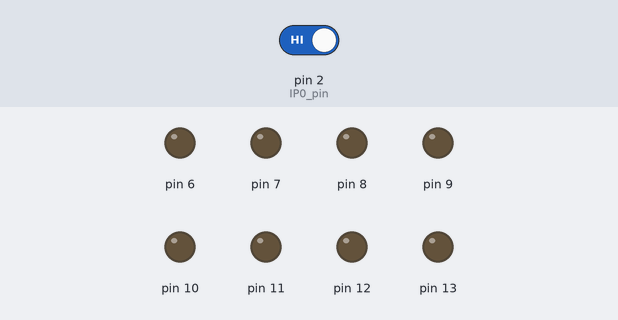
The sketch below on a simulated Arduino Uno, built with avr-gcc and run on an emulated ATmega328P. Parts: output pins drawn as LEDs (lit = HIGH). The inputs (shaded band) are chosen by the test bench; at power-on: pin 2 (IP0_pin) HIGH.

Above: at 1.2 s.
1.3 s: pin 2 (IP0_pin) driven LOW
At 1.35 s:
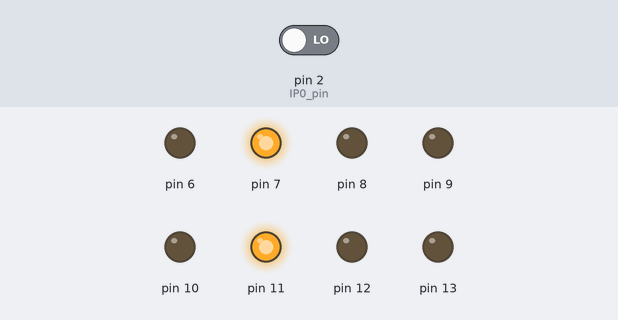
Timing chart, 0 to 4.3 s (numbered marks = the images above; inputs shaded):
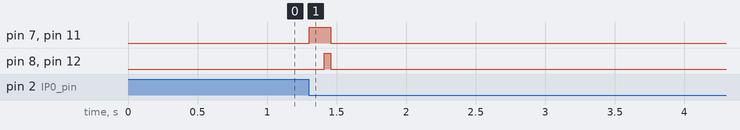

Measured:
- after the input at 1.3 s, pin 7, pin 11: LOW → HIGH at once, → LOW 0.15 s later; pin 8, pin 12: LOW → HIGH after 0.11 s, → LOW 0.05 s later

The sketch:

Aztec_Bird3.ino
```cpp
#define _BV(bit) (1 << (bit))
#define SINE_LENGTH 365
#define SUB_STEP_LENGTH 2
//365
int sine[SINE_LENGTH+1] = {0,0,0,0,0,0,0,0,0,0,0,0,0,0,0,0,0,0,0,0,0,0,0,0,0,0,0,0,0,0,0,0,0,0,0,0,0,0,0,0,0,0,0,0,0,0,0,0,0,0,0,0,0,0,0,0,1,1,1,2,2,3,4,5,5,6,7,9,10,11,12,14,15,16,18,20,21,23,25,27,29,31,
  33,35,37,39,42,44,46,49,51,54,56,59,62,64,67,70,73,76,78,81,84,87,90,93,96,99,102,105,108,111,115,118,121,124, 127,130,133,136,139,143,146,149,152,155,158,161,164,167,170,173,176,178,181,184,187,190,192,195,198,200,203,205,208,210,212,215,217,219,221,223,225,227,229,231,233,234,236,238,239,240,
  242,243,244,245,247,248,249,249,250,251,252,252,253,253,253,254,254,254,254,254,254,254,253,253,253,252,252,251,250,249,249,248,247,245,244,243,242,240,239,238,236,234,233,231,229,227,225,223,
  221,219,217,215,212,210,208,205,203,200,198,195,192,190,187,184,181,178,176,173,170,167,164,161,158,155,152,149,146,143,139,136,133,130,127,124,121,118,115,111,108,105,102,99,96,93,90,87,84,81,78,
  76,73,70,67,64,62,59,56,54,51,49,46,44,42,39,37,35,33,31,29,27,25,23,21,20,18,16,15,14,12,11,10,9,7,6,5,5,4,3,2,2,1,1,1,0,0,0,0,0,0,0,0,0,0,0,0,0,0,0,0,0,0,0,0,0,0,0,0,0,0,0,0,0,0,0,0,0,0,0,0,0,0,0,0,0,0,0,0,0,0,0,0,0,0,0,0,0,0,0,0,0,0,0};

int subSteps[SUB_STEP_LENGTH+1] = {5,5,5};
int subStepsTime[SUB_STEP_LENGTH+1] = {1000,1000,1000};

int subStepsCurrent = 0;//4
int ssTime = 0;

// Robus
int stepTime = 13;
int initDelay = 1000;

int IP0_pin = 2;

int D0_pos = 0;
int D1_pos = 100;
int D2_pos = 200;
int D3_pos = 300;
int D4_pos = 0;
int D5_pos = 100;
int D6_pos = 200;
int D7_pos = 300;

int D0_step = 4;
int D1_step = 5;
int D2_step = 6;
int D3_step = 7;
int D4_step = 4;
int D5_step = 5;
int D6_step = 6;
int D7_step = 7;


int ss=0;
long crossTime;
boolean crossed=false;

void setup(){
  pinMode(IP0_pin, INPUT);
  pinMode(13, OUTPUT);
  pinMode(12, OUTPUT);
  pinMode(11, OUTPUT);
  pinMode(10, OUTPUT);
  pinMode(9, OUTPUT);
  pinMode(8, OUTPUT);
  pinMode(7, OUTPUT);
  pinMode(6, OUTPUT);
}

void loop(){
    if (!digitalRead(IP0_pin)){
        if (!crossed){
          zeroCross();
          crossed = true;
        }
    } else {
       crossed = false;
    }
}

void zeroCross(){

  // init delay
  crossTime = micros();
  while (micros() - crossTime < initDelay){   }

// ONE PULSE DIVIDED INTO 255
  for (int i=0;i<256;i++){

     if (i==255-sine[D0_pos]){
        PORTB |= _BV(5);//13
     }
     if (i==255-sine[D1_pos]){
        PORTB |= _BV(4);//12
     }
     if (i==255-sine[D2_pos]){
        PORTB |= _BV(3);//11
     }
     if (i==255-sine[D3_pos]){
        PORTB |= _BV(2);//10
     }
     if (i==255-sine[D4_pos]){
        PORTB |= _BV(1);//9
     }
     if (i==255-sine[D5_pos]){
        PORTB |= _BV(0);//8
     }
     if (i==255-sine[D6_pos]){
        PORTD |= _BV(7);//7
     }
     if (i==255-sine[D7_pos]){
        PORTD |= _BV(6);//6
     }

     crossTime = micros();
     while (micros() - crossTime < stepTime){   }
  }
// END -ONE PULSE DIVIDED INTO 255


   // delay for on time
     crossTime = micros();
     while (micros() - crossTime < 100){   }


   // switch all off
   PORTB &= ~_BV(5);//13
   PORTB &= ~_BV(4);//12
   PORTB &= ~_BV(3);//11
   PORTB &= ~_BV(2);//10
   PORTB &= ~_BV(1);//9
   PORTB &= ~_BV(0);//8
   PORTD &= ~_BV(7);//7
   PORTD &= ~_BV(6);//6

   ssTime++;
   if (ssTime==subStepsTime[subStepsCurrent]){
     ssTime=0;
     subStepsCurrent++;
     if (subStepsCurrent==SUB_STEP_LENGTH+1){
       subStepsCurrent=0;
     }
   }

   if (ss++>=subSteps[subStepsCurrent]){
       ss=0;
       D0_pos+=D0_step;
       D1_pos+=D1_step;
       D2_pos+=D2_step;
       D3_pos+=D3_step;
       D4_pos+=D4_step;
       D5_pos+=D5_step;
       D6_pos+=D6_step;
       D7_pos+=D7_step;
   }

   if (D0_pos>SINE_LENGTH) D0_pos=0;
   if (D1_pos>SINE_LENGTH) D1_pos=0;
   if (D2_pos>SINE_LENGTH) D2_pos=0;
   if (D3_pos>SINE_LENGTH) D3_pos=0;
   if (D4_pos>SINE_LENGTH) D4_pos=0;
   if (D5_pos>SINE_LENGTH) D5_pos=0;
   if (D6_pos>SINE_LENGTH) D6_pos=0;
   if (D7_pos>SINE_LENGTH) D7_pos=0;

}
```
